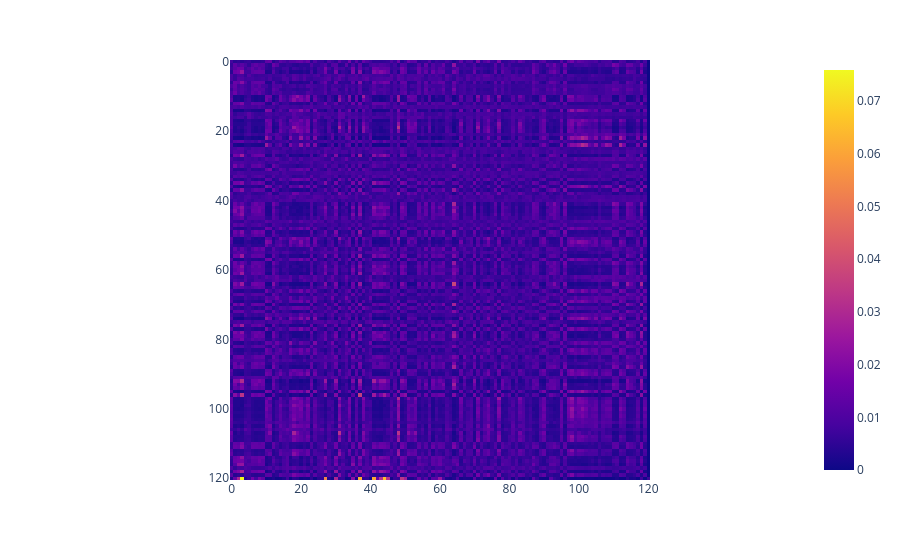

Notebook source saved alongside this figure:
### Code cell
px.imshow(activation["block_4_head_5"].detach().numpy().squeeze())#, zmin=0, zmax=1)

### Figure 1 — Plotly figure (JSON) as saved in the notebook; plotly's stock layout.template omitted (floating-point values rounded to 4 significant figures; data arrays with more than 128 entries replaced by an {"elided": "..."} marker saying what was removed)
{"data": [{"coloraxis": "coloraxis", "hovertemplate": "x: %{x}<br>y: %{y}<br>color: %{z}<extra></extra>", "name": "0", "type": "heatmap", "xaxis": "x", "yaxis": "y", "z": {"elided": "121x121 float values"}}], "layout": {"coloraxis": {"colorscale": [[0, "#0d0887"], [0.1111, "#46039f"], [0.2222, "#7201a8"], [0.3333, "#9c179e"], [0.4444, "#bd3786"], [0.5556, "#d8576b"], [0.6667, "#ed7953"], [0.7778, "#fb9f3a"], [0.8889, "#fdca26"], [1, "#f0f921"]]}, "margin": {"t": 60}, "xaxis": {"anchor": "y", "constrain": "domain", "domain": [0, 1], "scaleanchor": "y"}, "yaxis": {"anchor": "x", "autorange": "reversed", "constrain": "domain", "domain": [0, 1]}}}
